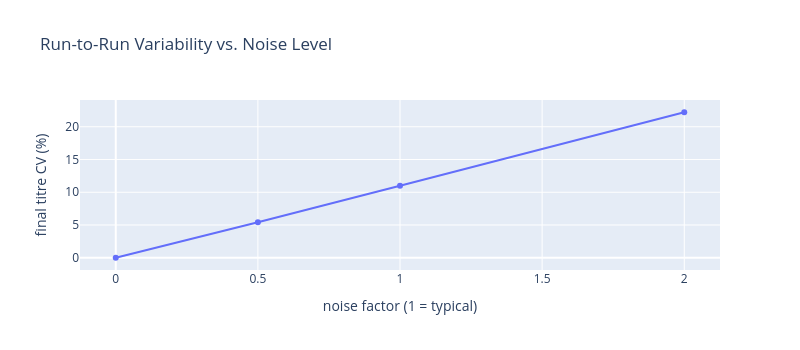

Here is the notebook cell this chart was saved with:
### Markdown cell above
## 4. How Strong Should the Noise Be?
All sources scaled together with `NoiseParameters.typical().scaled(factor)`. Reported run-to-run variability of the final titre in well-controlled CHO fed-batch processes is roughly 5-15 % (CV); typical levels land in that range.

### Code cell
factors = [0.0, 0.5, 1.0, 2.0]
cvs = []
for factor in factors:
    runs = ensemble(typical.scaled(factor), n=20)
    final = np.array([r.measured.c_product[-1] for r in runs])
    cvs.append(final.std() / final.mean())
    print(f"factor {factor:>3}: final titre CV {cvs[-1]:.1%}")

go.Figure(
    go.Scatter(x=factors, y=np.array(cvs) * 100, mode="lines+markers")
).update_layout(
    title="Run-to-Run Variability vs. Noise Level",
    xaxis_title="noise factor (1 = typical)",
    yaxis_title="final titre CV (%)",
    width=800,
    height=350,
).show()

### Figure 1 — Plotly figure (JSON) as saved in the notebook; plotly's stock layout.template omitted (floating-point values rounded to 4 significant figures)
{"data": [{"mode": "lines+markers", "type": "scatter", "x": [0, 0.5, 1, 2], "y": [1.235e-14, 5.43, 11.01, 22.22]}], "layout": {"height": 350, "title": {"text": "Run-to-Run Variability vs. Noise Level"}, "width": 800, "xaxis": {"title": {"text": "noise factor (1 = typical)"}}, "yaxis": {"title": {"text": "final titre CV (%)"}}}}
